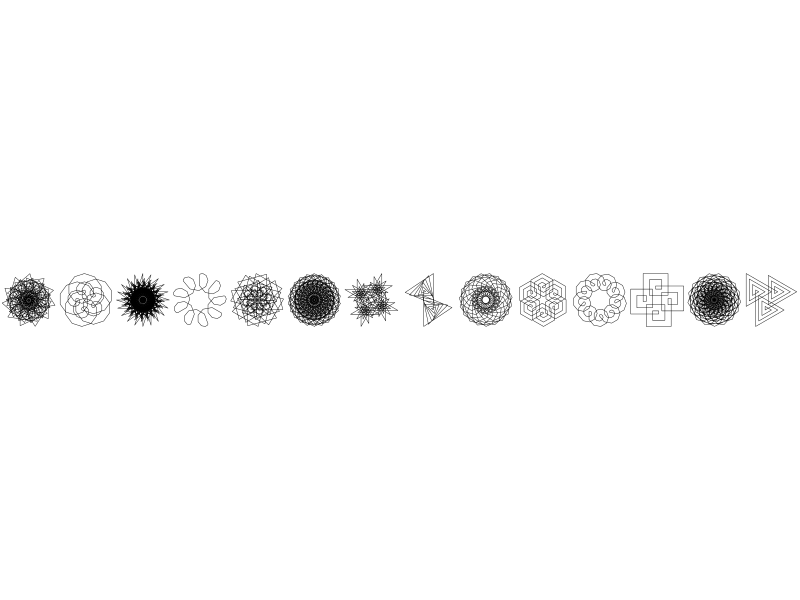
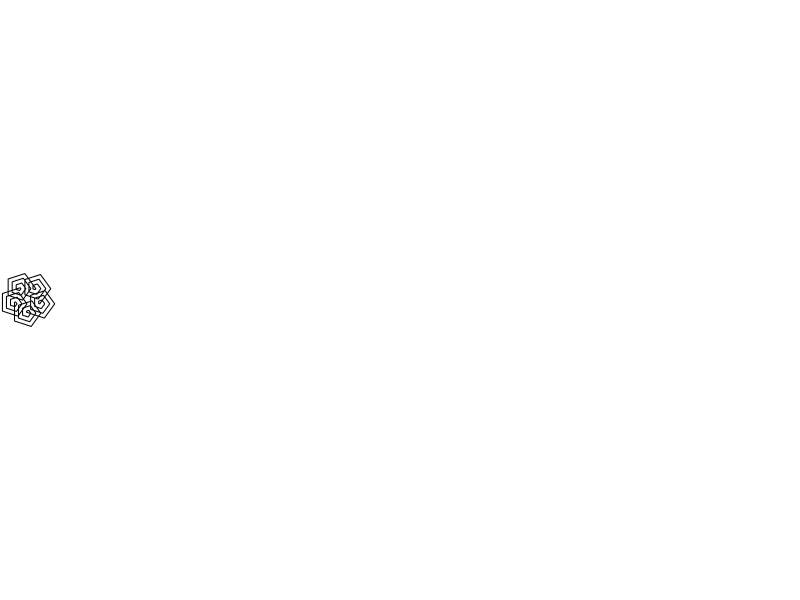

R code for these plots, in order:
## ---- chunk 1
drawit = function(L=16,dD=-pi/2,D=-pi/2,n=1000){
    x = c(0)
    y = c(0)
    l = L
    for(i in 1:n){
        x0 = x[i]
        y0 = y[i]
        x2 = x[i]+l*cos(D)
        y2 = y[i]+l*sin(D)
        l = (l-2)%%L+1
        D = D+dD
        x = c(x,x2)
        y = c(y,y2)
    }
    xmin = min(x)
    xmax = max(x)
    xmid = mean(c(xmin,xmax))
    ymin = min(y)
    ymax = max(y)
    ymid = mean(c(ymin,ymax))
    r = max(c(xmax-xmid,ymax-ymid))
    xlo = xmid-r
    xhi = xmid+r
    ylo = ymid-r
    yhi = ymid+r
    plot(0,0,"n",axes=F,ann=F,xlim=c(xlo,xhi),ylim=c(ylo,yhi))
    lines(x,y,lwd=0.4)
}

set.seed(123)

par(mfrow=c(1,14),mar=c(0,0,0,0),pty="s",oma=c(0,0,0,0))
Ls = sample(6:30,14,T)
denoms = sample(3:19,14,T)
nums = numeric()
for(i in 1:length(denoms)){
    nums = c(nums,sample(1:(denoms[i]-1),1))
}
dDs = pi*nums/denoms

Ls[12] = 9
dDs[12] = -pi/2


Ls[10] = 19
dDs[10] = -pi/3

for(i in 1:length(denoms)){
    drawit(L=Ls[i],dD=dDs[i])
}


## ---- chunk 2
x = c(0)
y = c(0)
n = 1000
L = 16
l = L
D = -pi/2
dD = 2*pi/5
for(i in 1:n){
    x0 = x[i]
    y0 = y[i]
    x2 = x[i]+l*cos(D)
    y2 = y[i]+l*sin(D)
    l = (l-2)%%L+1
    D = D+dD
    x = c(x,x2)
    y = c(y,y2)
}
xmin = min(x)
xmax = max(x)
xmid = mean(c(xmin,xmax))
ymin = min(y)
ymax = max(y)
ymid = mean(c(ymin,ymax))
r = max(c(xmax-xmid,ymax-ymid))
xlo = xmid-r
xhi = xmid+r
ylo = ymid-r
yhi = ymid+r
par(mar=c(0,0,0,0),pty="s")
plot(0,0,"n",axes=F,ann=F,xlim=c(xlo,xhi),ylim=c(ylo,yhi))
lines(x,y)
